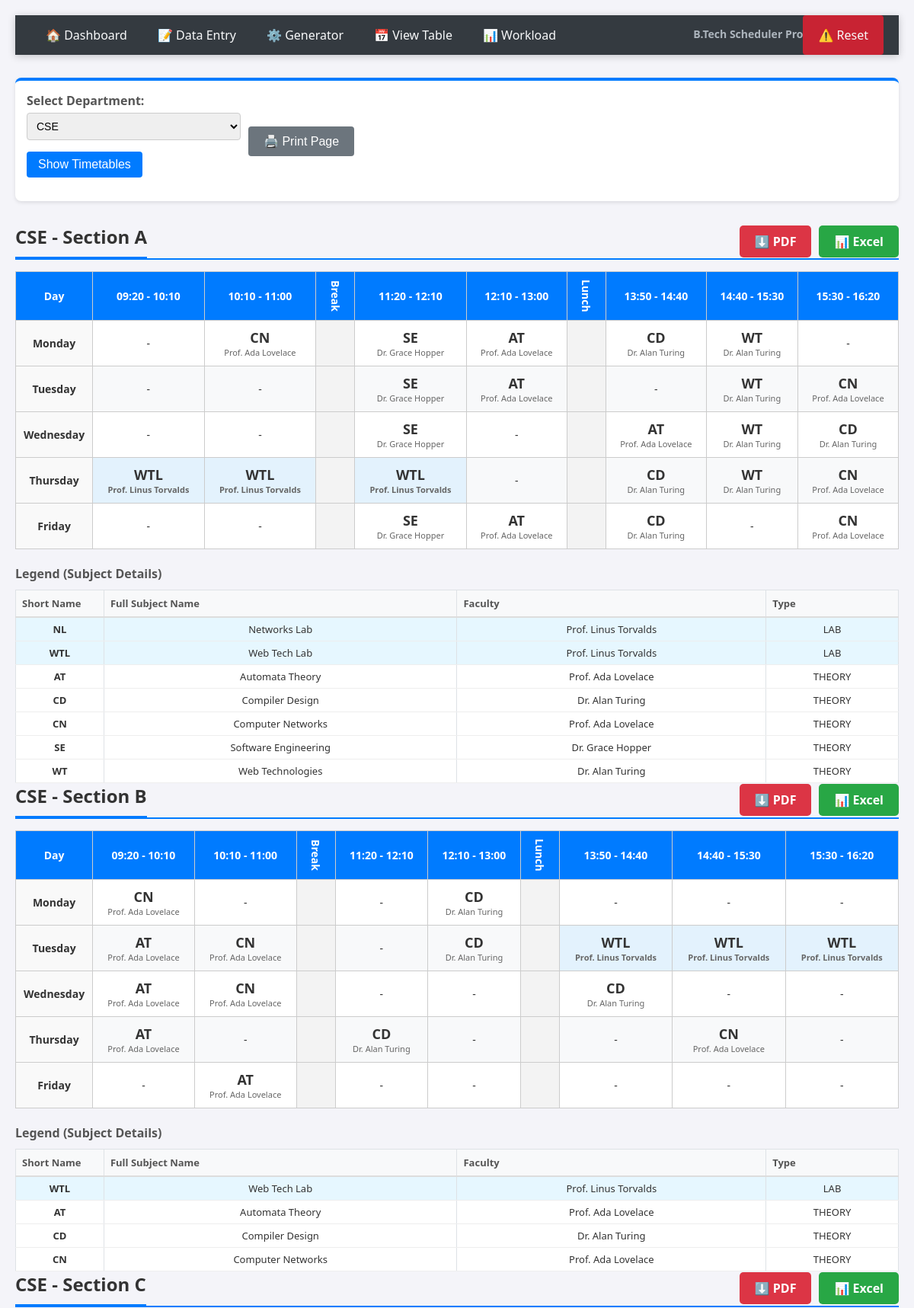
Page /view_timetable.php (upper part) on the committed database.
### tables this page shows
CREATE TABLE `generated_timetable` (
  `id` int(11) NOT NULL,
  `day` varchar(10) DEFAULT NULL,
  `slot_id` int(11) DEFAULT NULL,
  `subject_code` varchar(10) DEFAULT NULL,
  `faculty_id` int(11) DEFAULT NULL,
  `room_no` varchar(10) DEFAULT 'Classroom',
  `section` varchar(5) DEFAULT NULL
);

CREATE TABLE `subjects` (
  `subject_code` varchar(10) NOT NULL,
  `subject_name` varchar(100) NOT NULL,
  `course_type` enum('THEORY','LAB') NOT NULL DEFAULT 'THEORY',
  `semester` int(11) NOT NULL,
  `department` varchar(50) NOT NULL,
  `lecture_hours_per_week` int(11) NOT NULL DEFAULT '4'
);

CREATE TABLE `faculty` (
  `faculty_id` int(11) NOT NULL,
  `faculty_name` varchar(100) NOT NULL,
  `designation` varchar(50) DEFAULT NULL,
  `department` varchar(50) NOT NULL,
  `availability` enum('MORNING_ONLY','ALL_DAY') DEFAULT 'ALL_DAY'
);

### view_timetable.php (the view, shortened to what this page needs)
<?php
include 'includes/db_connect.php';
include 'includes/navbar.php';
$days = ['Monday', 'Tuesday', 'Wednesday', 'Thursday', 'Friday'];
$branches = ["CSE", "CSE(AIML)", "CSE(DS)", "CSE(CYBER)", "ECE", "MECH", "S&H"];
$sections = ["A", "B", "C", "D", "E"];
$selected_dept = isset($_GET['dept']) ? $_GET['dept'] : 'CSE';
function generateAcronym($string) {
    $words = explode(" ", $string);
    $acronym = "";
    foreach ($words as $w) {
        if (!empty($w)) {
            $acronym .= $w[0];
        }
    }
    return strtoupper($acronym);
}
?>
<!DOCTYPE html>
<html>
<head>
</head>
<body>
    <div class="filter-bar">
        <form method="get">
            <label><strong>Select Department:</strong></label>
            <select name="dept" style="padding: 8px; border-radius: 4px; border: 1px solid #ccc;">
                <?php foreach($branches as $b) {
                    $sel = ($b == $selected_dept) ? 'selected' : '';
                    echo "<option value='$b' $sel>$b</option>";
                } ?>
            </select>
            <button type="submit" style="padding: 8px 15px; background: #007bff; color: white; border: none; border-radius: 4px; cursor: pointer;">Show Timetables</button>
        </form>
        <button onclick="window.print()" class="print-btn">🖨️ Print Page</button>
    </div>
    <?php foreach ($sections as $sec): ?>
        <?php
        $check_sql = "SELECT count(*) as c FROM generated_timetable g
                      JOIN subjects s ON g.subject_code = s.subject_code
                      WHERE s.department = '$selected_dept' AND g.section = '$sec'";
        $exists = $conn->query($check_sql)->fetch_assoc()['c'];
        if ($exists == 0) continue;
        ?>
        <div style="display:flex; justify-content:space-between; align-items:center; border-bottom: 2px solid #007bff; margin-bottom:15px;">
    <h2 style="margin:0;"><?php echo "$selected_dept - Section $sec"; ?></h2>
    <div style="display:flex; gap:10px;">
        <a href="download_pdf.php?dept=<?php echo $selected_dept; ?>&sec=<?php echo $sec; ?>"
           target="_blank"
           style="background: #dc3545; color: white; padding: 10px 20px; text-decoration: none; border-radius: 5px; font-weight: bold;">
           ⬇️ PDF
        </a>
        <a href="export_excel.php?dept=<?php echo $selected_dept; ?>&sec=<?php echo $sec; ?>"
           target="_blank"
           style="background: #28a745; color: white; padding: 10px 20px; text-decoration: none; border-radius: 5px; font-weight: bold;">
           📊 Excel
        </a>
    </div>
</div>
            <table class="grid-table">
                <thead>
                    <tr>
                        <th width="80">Day</th>
                        <th>09:20 - 10:10</th>
                        <th>10:10 - 11:00</th>
                        <th width="30" class="break-col">Break</th>
                        <th>11:20 - 12:10</th>
                        <th>12:10 - 13:00</th>
                        <th width="30" class="break-col">Lunch</th>
                        <th>13:50 - 14:40</th>
                        <th>14:40 - 15:30</th>
                        <th>15:30 - 16:20</th>
                    </tr>
                </thead>
                <tbody>
                    <?php foreach ($days as $day): ?>
                    <tr>
                        <td style="font-weight:bold; background:#f9f9f9;"><?php echo $day; ?></td>
                        <?php
                        for ($i = 1; $i <= 7; $i++) {
                            $sql = "SELECT t.subject_code, s.subject_name, f.faculty_name, s.course_type
                                    FROM generated_timetable t
                                    JOIN faculty f ON t.faculty_id = f.faculty_id
                                    JOIN subjects s ON t.subject_code = s.subject_code
                                    WHERE t.day='$day' AND t.slot_id='$i'
                                    AND s.department='$selected_dept' AND t.section='$sec'";
                            $res = $conn->query($sql);
                            if ($res->num_rows > 0) {
                                $data = $res->fetch_assoc();
                                $class = ($data['course_type'] == 'LAB') ? 'lab-slot' : '';
                                $short_name = generateAcronym($data['subject_name']);
                                echo "<td class='$class'>";
                                echo "<span class='sub-name'>$short_name</span>";
                                echo "<span class='fac-name'>{$data['faculty_name']}</span>";
                                echo "</td>";
                            } else {
                                echo "<td>-</td>";
                            }
                            if ($i == 2) echo "<td class='break-col' rowspan='1'></td>";
                            if ($i == 4) echo "<td class='break-col' rowspan='1'></td>";
                        }
                        ?>
                    </tr>
                    <?php endforeach; ?>
                </tbody>
            </table>
            <h4 style="margin-bottom: 5px; color:#555;">Legend (Subject Details)</h4>
            <table class="details-table">
                <thead>
                    <tr>
                        <th width="10%">Short Name</th>
                        <th width="40%">Full Subject Name</th>
                        <th width="35%">Faculty</th>
                        <th width="15%">Type</th>
                    </tr>
                </thead>
                <tbody>
                    <?php
                    $details_sql = "SELECT s.subject_code, s.subject_name, s.course_type, f.faculty_name
                                    FROM course_allotment ca
                                    JOIN subjects s ON ca.subject_code = s.subject_code
                                    JOIN faculty f ON ca.faculty_id = f.faculty_id
                                    WHERE s.department = '$selected_dept' AND ca.section = '$sec'
                                    ORDER BY s.course_type DESC, s.subject_name ASC";
                    $details_res = $conn->query($details_sql);
                    while($row = $details_res->fetch_assoc()) {
                        $short_name = generateAcronym($row['subject_name']);
                        $type_color = ($row['course_type'] == 'LAB') ? '#e6f7ff' : '#fff';
                        echo "<tr style='background-color:$type_color'>";
                        echo "<td><strong>$short_name</strong></td>";
                        echo "<td>{$row['subject_name']}</td>";
                        echo "<td>{$row['faculty_name']}</td>";
                        echo "<td>{$row['course_type']}</td>";
                        echo "</tr>";
                    }
                    ?>
                </tbody>
            </table>
    <?php endforeach; ?>
</body>
</html>

### css/style.css (style rules this page uses)
body { font-family: 'Segoe UI', Tahoma, Geneva, Verdana, sans-serif; background-color: #f0f2f5; margin: 0; padding: 0; color: #333; padding-bottom: 50px; }
h1, h2, h3 { color: #2c3e50; font-weight: 600; margin-top: 0; }
a { text-decoration: none; }
.box, .card, .table-container, .control-panel, .filter-bar { background: white; padding: 25px; border-radius: 8px; box-shadow: 0 4px 6px rgba(0,0,0,0.05); margin-bottom: 25px; border-top: 4px solid #007bff; }
label { font-weight: 600; margin-bottom: 5px; display: block; color: #555; }
input[type="text"], input[type="number"], select { width: 100%; padding: 10px; margin-bottom: 15px; border: 1px solid #ced4da; border-radius: 5px; box-sizing: border-box; font-size: 14px; transition: border-color 0.2s; }
button, .btn { display: inline-block; padding: 10px 20px; font-size: 16px; border: none; border-radius: 5px; cursor: pointer; color: white; text-align: center; transition: background 0.2s, transform 0.1s; font-weight: 500; }
table { width: 100%; border-collapse: collapse; margin-top: 10px; background: white; }
th, td { border: 1px solid #dee2e6; padding: 12px; text-align: center; }
th { background-color: #007bff; color: white; border-bottom: 2px solid #0056b3; }
tr:nth-child(even) { background-color: #f8f9fa; }
.lab-slot { background-color: #e3f2fd !important; color: #004085; font-weight: bold; border-left: 3px solid #007bff; }
.break-col { background-color: #e9ecef; color: #6c757d; font-weight: bold; writing-mode: vertical-rl; }

### includes/navbar.php (style rules this page uses)
body { margin: 0; font-family: 'Segoe UI', Tahoma, Geneva, Verdana, sans-serif; background-color: #f4f4f9; }

### view_timetable.php (style rules this page uses)
body { font-family: 'Segoe UI', sans-serif; background-color: #f4f4f9; padding: 20px; }
.filter-bar { background: white; padding: 15px; border-radius: 8px; box-shadow: 0 2px 5px rgba(0,0,0,0.1); margin-bottom: 30px; display: flex; align-items: center; gap: 10px; }
h2 { margin-top: 0; color: #333; border-bottom: 2px solid #007bff; padding-bottom: 10px; }
.grid-table { width: 100%; border-collapse: collapse; margin-top: 10px; margin-bottom: 20px; }
.grid-table th, .grid-table td { border: 1px solid #ccc; padding: 10px; text-align: center; font-size: 14px; }
.grid-table th { background-color: #007bff; color: white; }
.lab-slot { background-color: #e6f7ff; color: #004085; }
.sub-name { font-size: 18px; font-weight: bold; color: #333; display: block; }
.fac-name { font-size: 11px; color: #666; }
.break-col { background-color: #f3f3f3; writing-mode: vertical-rl; text-orientation: mixed; color: #777; font-size: 12px; }
.details-table { width: 100%; border-collapse: collapse; font-size: 13px; border: 1px solid #ddd; }
.details-table th { background-color: #f8f9fa; text-align: left; padding: 8px; border-bottom: 2px solid #ddd; color: #555; }
.details-table td { padding: 6px 8px; border-bottom: 1px solid #eee; color: #333; }
.print-btn { float: right; padding: 10px 20px; background: #6c757d; color: white; border: none; cursor: pointer; border-radius: 4px; }

### rows in the picture
generated_timetable: subjects.subject_name "CN", faculty.faculty_name "Prof. Ada Lovelace"
generated_timetable: subjects.subject_name "SE", faculty.faculty_name "Dr. Grace Hopper"
generated_timetable: subjects.subject_name "AT", faculty.faculty_name "Prof. Ada Lovelace"
generated_timetable: subjects.subject_name "CD", faculty.faculty_name "Dr. Alan Turing"
generated_timetable: subjects.subject_name "WT", faculty.faculty_name "Dr. Alan Turing"
generated_timetable: subjects.subject_name "SE", faculty.faculty_name "Dr. Grace Hopper"
generated_timetable: subjects.subject_name "AT", faculty.faculty_name "Prof. Ada Lovelace"
generated_timetable: subjects.subject_name "WT", faculty.faculty_name "Dr. Alan Turing"
generated_timetable: subjects.subject_name "CN", faculty.faculty_name "Prof. Ada Lovelace"
generated_timetable: subjects.subject_name "SE", faculty.faculty_name "Dr. Grace Hopper"
generated_timetable: subjects.subject_name "AT", faculty.faculty_name "Prof. Ada Lovelace"
generated_timetable: subjects.subject_name "WT", faculty.faculty_name "Dr. Alan Turing"
generated_timetable: subjects.subject_name "CD", faculty.faculty_name "Dr. Alan Turing"
generated_timetable: subjects.subject_name "WTL", faculty.faculty_name "Prof. Linus Torvalds"
generated_timetable: subjects.subject_name "WTL", faculty.faculty_name "Prof. Linus Torvalds"
generated_timetable: subjects.subject_name "WTL", faculty.faculty_name "Prof. Linus Torvalds"
generated_timetable: subjects.subject_name "CD", faculty.faculty_name "Dr. Alan Turing"
generated_timetable: subjects.subject_name "WT", faculty.faculty_name "Dr. Alan Turing"
generated_timetable: subjects.subject_name "CN", faculty.faculty_name "Prof. Ada Lovelace"
generated_timetable: subjects.subject_name "SE", faculty.faculty_name "Dr. Grace Hopper"
generated_timetable: subjects.subject_name "AT", faculty.faculty_name "Prof. Ada Lovelace"
generated_timetable: subjects.subject_name "CD", faculty.faculty_name "Dr. Alan Turing"
generated_timetable: subjects.subject_name "CN", faculty.faculty_name "Prof. Ada Lovelace"
subjects: subject_name "NL", subject_name "Networks Lab", faculty.faculty_name "Prof. Linus Torvalds", course_type "LAB"
subjects: subject_name "WTL", subject_name "Web Tech Lab", faculty.faculty_name "Prof. Linus Torvalds", course_type "LAB"
subjects: subject_name "AT", subject_name "Automata Theory", faculty.faculty_name "Prof. Ada Lovelace", course_type "THEORY"
subjects: subject_name "CD", subject_name "Compiler Design", faculty.faculty_name "Dr. Alan Turing", course_type "THEORY"
subjects: subject_name "CN", subject_name "Computer Networks", faculty.faculty_name "Prof. Ada Lovelace", course_type "THEORY"
subjects: subject_name "SE", subject_name "Software Engineering", faculty.faculty_name "Dr. Grace Hopper", course_type "THEORY"
subjects: subject_name "WT", subject_name "Web Technologies", faculty.faculty_name "Dr. Alan Turing", course_type "THEORY"
generated_timetable: subjects.subject_name "CN", faculty.faculty_name "Prof. Ada Lovelace"
generated_timetable: subjects.subject_name "CD", faculty.faculty_name "Dr. Alan Turing"
generated_timetable: subjects.subject_name "AT", faculty.faculty_name "Prof. Ada Lovelace"
generated_timetable: subjects.subject_name "CN", faculty.faculty_name "Prof. Ada Lovelace"
generated_timetable: subjects.subject_name "CD", faculty.faculty_name "Dr. Alan Turing"
generated_timetable: subjects.subject_name "WTL", faculty.faculty_name "Prof. Linus Torvalds"
generated_timetable: subjects.subject_name "WTL", faculty.faculty_name "Prof. Linus Torvalds"
generated_timetable: subjects.subject_name "WTL", faculty.faculty_name "Prof. Linus Torvalds"
generated_timetable: subjects.subject_name "AT", faculty.faculty_name "Prof. Ada Lovelace"
generated_timetable: subjects.subject_name "CN", faculty.faculty_name "Prof. Ada Lovelace"
generated_timetable: subjects.subject_name "CD", faculty.faculty_name "Dr. Alan Turing"
generated_timetable: subjects.subject_name "AT", faculty.faculty_name "Prof. Ada Lovelace"
generated_timetable: subjects.subject_name "CD", faculty.faculty_name "Dr. Alan Turing"
generated_timetable: subjects.subject_name "CN", faculty.faculty_name "Prof. Ada Lovelace"
generated_timetable: subjects.subject_name "AT", faculty.faculty_name "Prof. Ada Lovelace"

### other values in the picture
$sec "A"
$day "Monday"
$day "Tuesday"
$day "Wednesday"
$day "Thursday"
$day "Friday"
$sec "B"
$sec "C"
form field dept "CSE"
